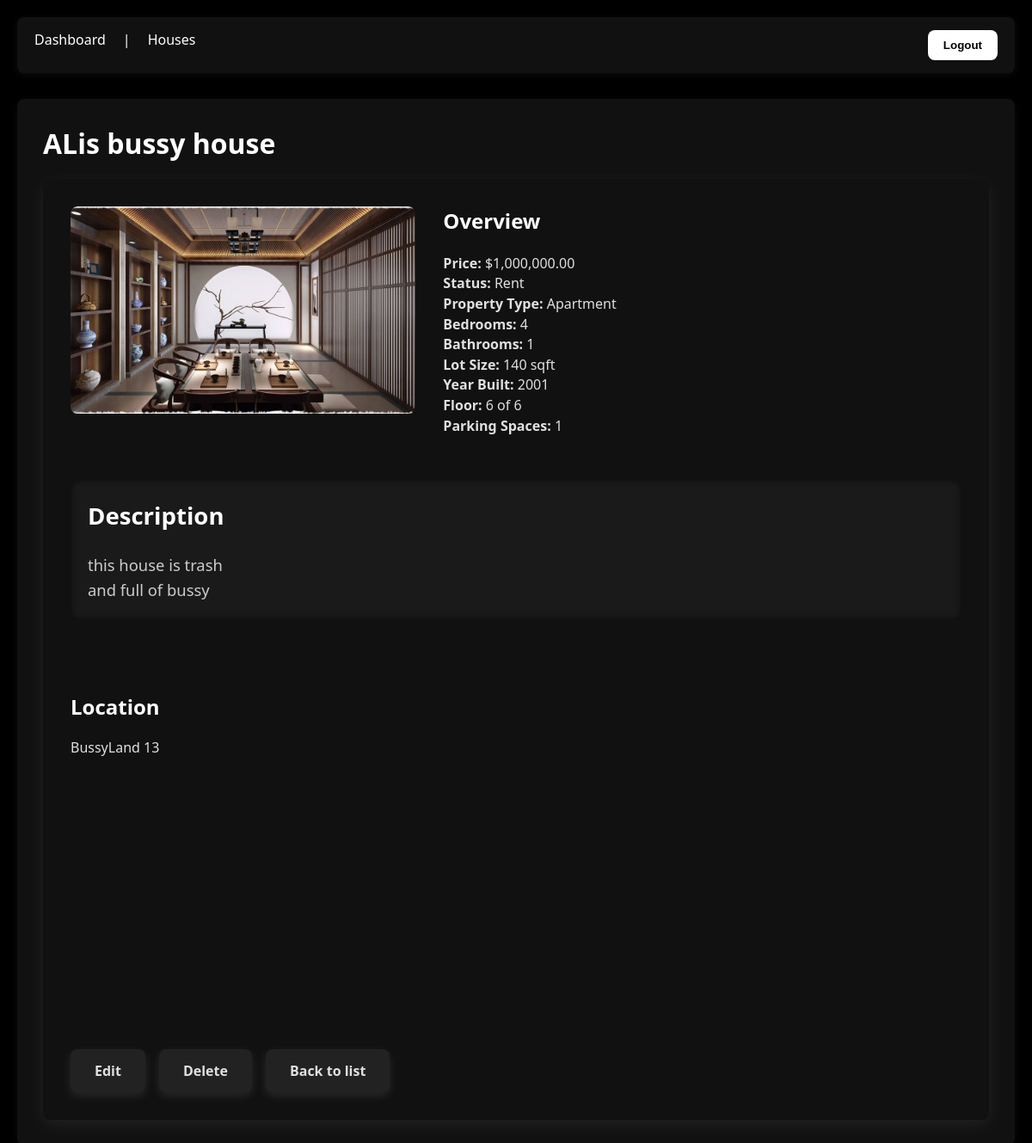
The app's page /houses/12/ (signed in) with its own data.
### houses/models.py (models this page shows, shortened)
class House(models.Model):
    PROPERTY_TYPES = [
        ('house', 'House'),
        ('apartment', "Apartment"),
        ('condo',"Condo"),
        ('commercial','Commercial'),
        ('land','Land'),
    ]
    STATUS_CHOICES = [
        ('sale', 'Sale'),
        ('rent', 'Rent'),
        ('sold', 'Sold'),
        ('pending', 'Pending'),
    ]
    title = models.CharField(max_length=100)
    property_type = models.CharField(max_length=20, choices=PROPERTY_TYPES, default='apartment')
    price = models.DecimalField(max_digits=12, decimal_places=3, )
    status = models.CharField(max_length=10, choices=STATUS_CHOICES, default='rent')
    description = models.TextField(blank=True)
    address = models.TextField()
    latitude = models.DecimalField(max_digits=9, decimal_places=6, blank=True, null=True)
    longitude = models.DecimalField(max_digits=9, decimal_places=6, blank=True, null=True)
    bedrooms = models.PositiveIntegerField(default=3)
    bathrooms = models.PositiveIntegerField(default=1)
    lot_size = models.PositiveIntegerField()
    year_built = models.PositiveIntegerField(blank=True, null=True)
    floor_number = models.PositiveIntegerField(blank=True, null=True)
    total_floors = models.PositiveIntegerField(blank=True, null=True)
    parking_spaces = models.PositiveIntegerField(default=0)
    price = models.DecimalField(max_digits=15, decimal_places=2)
    main_image = models.ImageField(upload_to='houses/', blank=True, null=True)
    created_at = models.DateTimeField(auto_now_add=True)
    updated_at = models.DateTimeField(auto_now=True)
    agent = models.ForeignKey(
        settings.AUTH_USER_MODEL,
        on_delete=models.CASCADE,
        related_name='houses',
        )

### houses/views.py (the view)
# urls.py: path('<int:pk>/', HouseDetailView.as_view(), name='detail'),
class HouseDetailView(LoginRequiredMixin, DetailView):
    model = House
    template_name = "houses/detail.html"
    context_object_name = "house"

### houses/templates/houses/detail.html (shortened to what this page needs)
{% extends 'base.html' %}
{% load static %}
{% load humanize %}
{% load leaflet_tags %}
{% block extra_css %}
<link rel="stylesheet" href="{% static 'houses/css/detail.css' %}">
{% endblock %}
{% block content %}
<h1>{{ house.title }}</h1>
<article class="house-detail-container">
    <div class="house-detail-image">
        {% if house.main_image %}
            <img src="{{ house.main_image.url }}" alt="{{ house.title }}" class="house-main-image" style="max-width:100%; height:auto; border-radius:8px; margin-bottom:20px;">
        {% else %}
            <p><em>No image available</em></p>
        {% endif %}
    </div>
    <div class="house-detail-info">
        <h2>Overview</h2>
        <p><strong>Price:</strong> ${{ house.price|floatformat:2|intcomma }}</p>
        <p><strong>Status:</strong> {{ house.get_status_display }}</p>
        <p><strong>Property Type:</strong> {{ house.get_property_type_display }}</p>
        <p><strong>Bedrooms:</strong> {{ house.bedrooms }}</p>
        <p><strong>Bathrooms:</strong> {{ house.bathrooms }}</p>
        <p><strong>Lot Size:</strong> {{ house.lot_size }} sqft</p>
        {% if house.year_built %}
            <p><strong>Year Built:</strong> {{ house.year_built }}</p>
        {% endif %}
        {% if house.floor_number and house.total_floors %}
            <p><strong>Floor:</strong> {{ house.floor_number }} of {{ house.total_floors }}</p>
        {% endif %}
        <p><strong>Parking Spaces:</strong> {{ house.parking_spaces }}</p>
    </div>
    <div class="house-detail-description" style="margin-top:20px;">
        <h2>Description</h2>
        <p>{{ house.description|linebreaksbr }}</p>
    </div>
    <div class="house-location" style="margin-top:20px;">
        <h2>Location</h2>
        <p>{{ house.address }}</p>
        {% if house.latitude and house.longitude %}
            <div id="map" style="width:100%; height:300px; border-radius:8px; margin-top:10px;">
            </div>
        {% endif %}
    <div class="house-detail-actions" style="margin-top:30px;">
        <a href="{% url 'houses:update' house.id %}" class="button">Edit</a>
        <a href="{% url 'houses:delete' house.id %}" class="button">Delete</a>
        <a href="{% url 'houses:list' %}" class="button">Back to list</a>
    </div>
</article>
{% endblock %}

### static/css/style.css (style rules this page uses)
* { margin: 0; padding: 0; box-sizing: border-box; }
body { font-family: 'Segoe UI', Tahoma, Geneva, Verdana, sans-serif; background-color: #000000; color: #ffffff; padding: 20px; }
h1, h2 { color: #ffffff; margin-bottom: 20px; }
button, .button { background-color: #ffffff; color: #000000; padding: 10px 18px; border: none; border-radius: 8px; cursor: pointer; font-weight: 600; transition: background-color 0.2s ease; text-decoration: none; display: inline-block; }

### houses/static/houses/css/detail.css (style rules this page uses)
.house-detail-container { display: flex; flex-wrap: wrap; gap: 32px; padding: 32px; background-color: #111111; border-radius: 8px; box-shadow: 0 6px 20px rgba(255, 255, 255, 0.07); color: #e0e0e0; }
.house-detail-image { flex: 1 1 400px; border-radius: 8px; overflow: hidden; max-height: 500px; }
.house-detail-image img { width: 100%; height: 100%; object-fit: cover; border-radius: 8px; }
.house-detail-info { flex: 2 1 600px; display: flex; flex-direction: column; justify-content: space-between; }
.house-detail-description { font-size: 1.15rem; line-height: 1.6; background-color: #1a1a1a; padding: 20px; border-radius: 8px; box-shadow: inset 0 0 8px #000000aa; margin-bottom: 32px; width: 100%; max-width: 100%; color: #ccc; }
.house-detail-actions { display: flex; gap: 16px; }
.house-detail-actions a { background-color: #222222; color: #e0e0e0; text-decoration: none; padding: 14px 28px; font-weight: 700; border-radius: 8px; box-shadow: 0 4px 12px rgba(255, 255, 255, 0.1); transition: background-color 0.3s ease, box-shadow 0.3s ease; }

### records on screen
House: title "ALis bussy house", main_image (picture), price "1,000,000.00", status "Rent", property_type "Apartment", bedrooms "4", bathrooms "1", lot_size "140", year_built "2001", floor_number "6", total_floors "6", parking_spaces "1", description "this house is trash and full of bussy", address "BussyLand 13"
